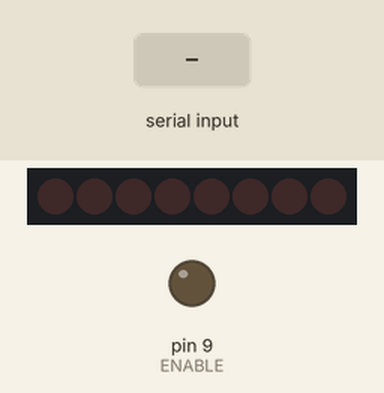
This sketch was run on a simulated Arduino Uno, built with avr-gcc and run on an emulated ATmega328P. Shown: 8 shift-register outputs drawn as a row of LEDs (first output left, lit = HIGH), output pins drawn as LEDs (lit = HIGH). Wiring (inferred from the names in the program): shift register (74HC595): data pin 11; shift clock pin 13; latch pin 10. Wiring (inferred from the signals the program sends): row of LEDs: on Q0, Q1, Q2, Q3, Q4, Q5, Q6, Q7. The inputs (shaded band) are chosen by the test bench. Pins used as bus, display or sensor lines are not drawn.

Above: at 1.2 s.
1.3 s: byte 30 received over Serial
At 2.2 s:
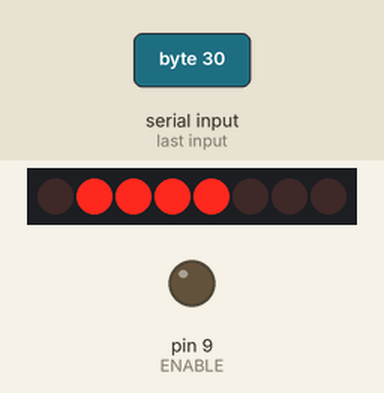
2.8 s: byte 90 received over Serial
At 3.4 s:
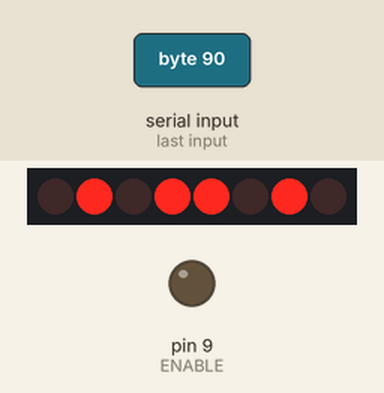
4.3 s: byte 120 received over Serial
At 5.7 s:
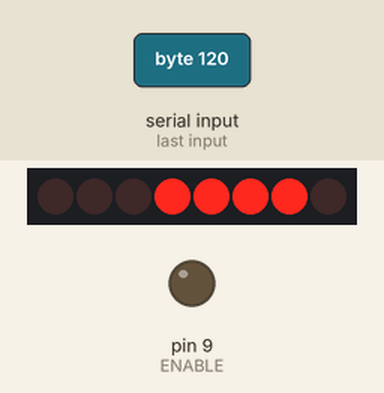
Timing chart, 0 to 7.3 s (numbered marks = the images above; inputs shaded):
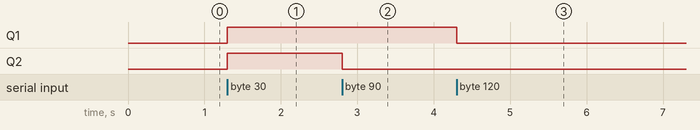

Measured:
- after the input at 1.3 s, Q1, Q2: LOW → HIGH at once
- after the input at 2.8 s, Q2: HIGH → LOW at once
- after the input at 4.3 s, Q1: HIGH → LOW at once

The sketch:

ServerEchoShiftBar.ino
```cpp
// PROJECT  :ServerEchoShiftBar
// PURPOSE  :To demonstrate an Arduino can receive bytes of serial communication from
//          :another Arduino and display the byte on a MorlandSB device
// DEVICE   :2 Arduinos
// AUTHOR   :C. D'Arcy
// DATE     :2019 01 21
// uC       :328
// COURSE   :ICS3U
// STATUS   :Working!
// REFERENCE:Modification of the Example>Communications>PhysicalPixel sketch
// NOTES    :http://www.arduino.cc/en/Tutorial/PhysicalPixel
//          :Client code should be transmitting from SerialClient.ino
//          :Place a Morland SB device in pins 13-9.
#define CLOCK   13
#define POWER   12
#define DATA    11
#define LATCH   10
#define ENABLE  9
uint8_t incomingByte;      // a variable to read incoming serial data into

void setup() {
  // initialize serial communication:
  Serial.begin(9600);
  // initialize the MorlandSB device pins as an output:
  pinMode(DATA, OUTPUT);
  pinMode(CLOCK, OUTPUT);
  pinMode(LATCH, OUTPUT);
  pinMode(POWER, OUTPUT);
  pinMode(ENABLE, OUTPUT);
  digitalWrite(POWER,HIGH);
  digitalWrite(ENABLE,LOW);
}

void loop() {
  // see if there's incoming serial data:
  if (Serial.available() > 0) {
    // read the oldest byte in the serial buffer:
    incomingByte = Serial.read();
    digitalWrite(LATCH, LOW);
    shiftOut(DATA, CLOCK, MSBFIRST, incomingByte);
    digitalWrite(LATCH, HIGH);
  }
}
```
